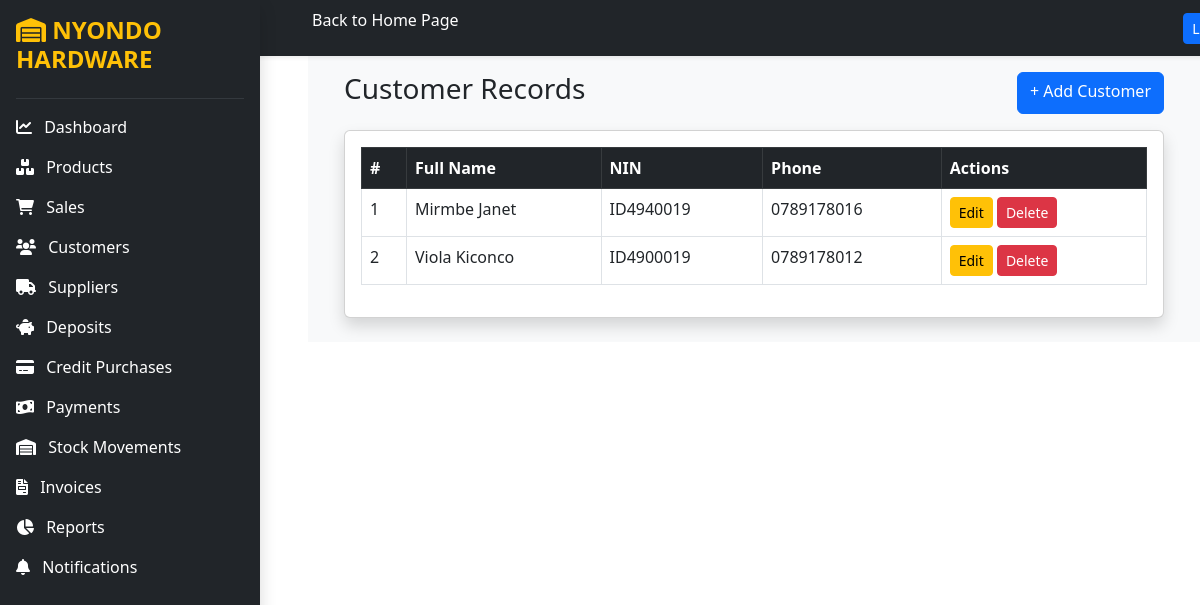
The app's page /customers/ with its own data.
### core/models.py (models this page shows, shortened)
class Customer(models.Model):
    full_name = models.CharField(max_length=200,validators=[MinLengthValidator(3)])
    nin = models.CharField(max_length=20,unique=True,validators=[MinLengthValidator(5),nin_validator])
    phone = models.CharField(max_length=15,unique=True,validators=[phone_validator])

### core/views.py (the view)
# urls.py: path('customers/',views.customers,name='customers'),
def customers(request):
    customers = Customer.objects.all().order_by('-id')
    context = {'customers': customers}
    return render(request,'customers.html',context)

### core/templates/customers.html
{% extends 'base.html' %} {% block content %}
<div class="container mt-5">
  <div class="d-flex justify-content-between mb-3">
    <h3>Customer Records</h3>
    <a href="{% url 'add_customer' %}" class="btn btn-primary">
      + Add Customer
    </a>
  </div>
  <div class="card shadow">
    <div class="card-body table-responsive">
      <table class="table table-bordered table-hover">
        <thead class="table-dark">
          <tr>
            <th>#</th>
            <th>Full Name</th>
            <th>NIN</th>
            <th>Phone</th>
            <th>Actions</th>
          </tr>
        </thead>
        <tbody>
          {% for c in customers %}
          <tr>
            <td>{{ forloop.counter }}</td>
            <td>{{ c.full_name }}</td>
            <td>{{ c.nin }}</td>
            <td>{{ c.phone }}</td>
            <td>
              <a
                href="{% url 'edit_customer' c.id %}"
                class="btn btn-warning btn-sm"
              >
                Edit
              </a>
              <a
                href="{% url 'delete_customer' c.id %}"
                class="btn btn-danger btn-sm"
                onclick="return confirm('Delete this customer?');"
              >
                Delete
              </a>
            </td>
          </tr>
          {% empty %}
          <tr>
            <td colspan="5" class="text-center">No customers found</td>
          </tr>
          {% endfor %}
        </tbody>
      </table>
    </div>
  </div>
</div>
{% endblock %}

### records on screen
Customer: full_name "Mirmbe Janet", nin "ID4940019", phone "0789178016"
Customer: full_name "Viola Kiconco", nin "ID4900019", phone "0789178012"
